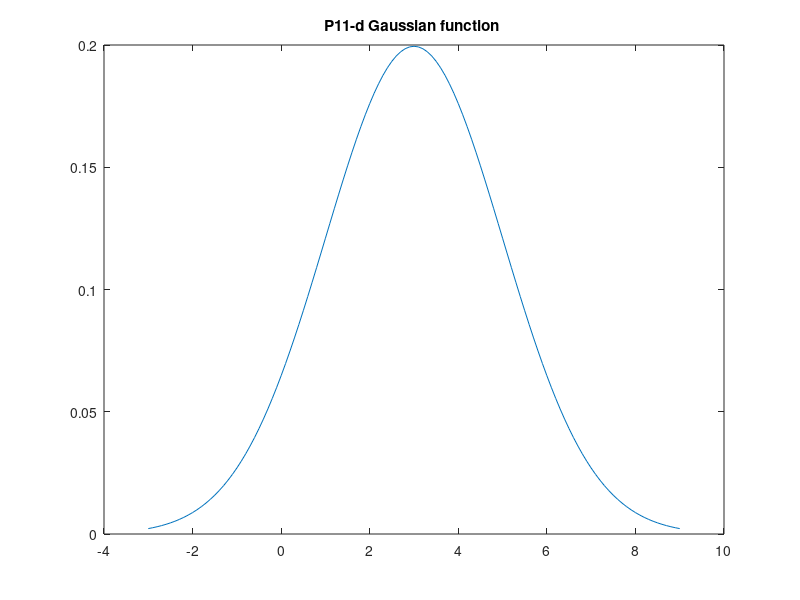
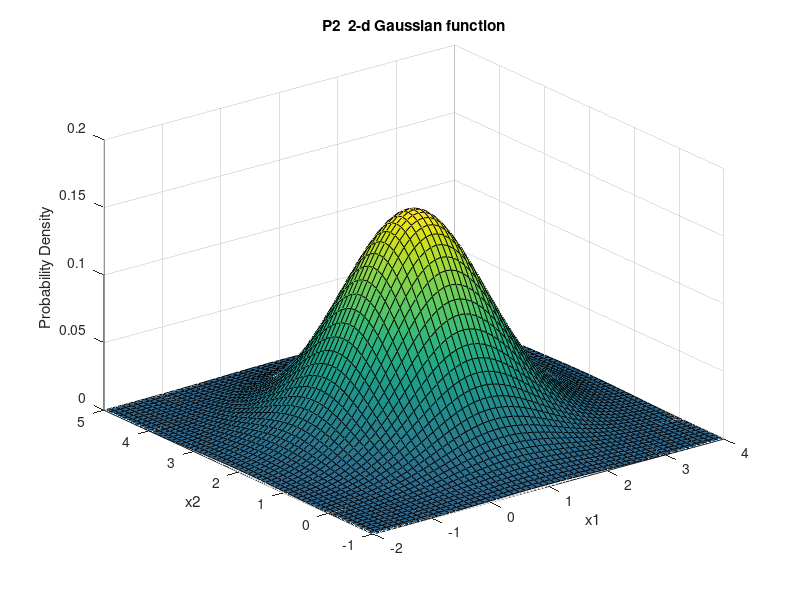

Source code (MATLAB) for these figures, in order: (Note: this script raises an error after producing the figures.)
% HW1 p1

x = [-3:.1:9]; % range
norm = normpdf(x,3,2); % range, avg, stddev
figure;
plot(x,norm);
title('P11-d Gaussian function ');

% HW1 p2
figure;
mu = [1 2];
Sigma = [1 0; 0 1]; % covariance
x1 = -2:.1:4; x2 = -1:.1:5; % (min, step , max)
[X1,X2] = meshgrid(x1,x2); 
F = mvnpdf([X1(:) X2(:)],mu,Sigma);
F = reshape(F,length(x2),length(x1));
surf(x1,x2,F);
caxis([min(F(:))-.5*range(F(:)),max(F(:))]);
axis([-2 4 -1 5 0 .2]);
xlabel('x1'); ylabel('x2'); zlabel('Probability Density');
title('P2  2-d Gaussian function');

% HW1 p3
rng default;
r= normrnd(0,1,10000,1); % mu, sigma, x = 100000 y = 1 (2d array)
figure;
histogram(r);
title('P3 1-d Gaussian random data');

% HW1 p4
mu = [1 2];
sigma = [3 0; 0 4];
rng default;  % For reproducibility
R = mvnrnd(mu,sigma,10000);
figure;
plot(R(:,1),R(:,2),'.');
title('P4 2-d Gaussian random data');
figure;
hist3([R(:,1),R(:,2)],'CDataMode','auto','FaceColor','interp','Ctrs', {-8:0.2:10 -10:0.2:14} );
title('P4 2-d Gaussian random data');
[n,z] = hist3([R(:,1),R(:,2)]);
%HW1 p5
figure;
contour(z{1},z{2},n);
title('P5 2-d Gaussian random data contour');

%HW1 p6
figure;
fplot(@(x) x-1)
title('P6 y=x-1');

%HW1 p7
figure;
ezplot('x^2 + y^2 - 1')
title('P7 x^2+y^2=1');

%HW1 p8
figure;
ezplot('x^2+y^2/4-1')
title('P8 x^2+y^2/4=1');

%HW1 p9
figure;
ezplot('x^2-y^2/4-1')
title('P9 x^2-y^2/4=1');

%HW1 p10
figure;
x=0:0.1:10;
y = 2*x;
plot(x,y,'.');
title('P10 2x-y=0')

%HW1 p11
figure;
x = -2:0.08:2;
py = sqrt(4-x.^2);
ny = -1* sqrt(4-x.^2);
plot([x x],[py ny],'.k');
title('P11 x^2+y^2=4');

%HW1 P12
figure;
x = -2:0.08:2;
plot(x,sqrt(1-x.^2/4),'b.');
hold on;
plot(x,-1*sqrt(1-x.^2/4),'b.');
hold off;
title('P12 x^2/4+y^2=1');

%HW1 P13
figure;
x = -1:0.02:1;
y = 1./x;
plot(x,y,'b.');
title('P13 xy = 1');

%HW1 P14
figure;
i = 0:1:96;
theta = i.*pi/16;
r = 6.5*(104-i)/104;
plot(r.*sin(theta),r.*cos(theta),'ro');
hold on;
plot(-1*r.*sin(theta),-1*r.*cos(theta),'b*');
hold off;
title('P14');

%HW1 P15
figure;
x = [0 0 1 1 0 1 1 0];
y = [1 0 0 0 0 1 1 1];
z = [1 0 0 1 1 0 1 0];
classes = [1 2 2 2 1 2 1 1];
plot3(x(classes == 1),y(classes==1),z(classes==1),'bo');
hold on;
plot3(x(classes == 2),y(classes==2),z(classes==2),'rx');
grid on;
hold on;
x = 0:1:1;
y = 0:1:1;
[X,Y] = meshgrid(x,y);
Z = X - Y + 0.5;
surf(X,Y,Z)
hold off;

%HW1 P16
figure;
b_cen = [0,0];
b_l_radius = 10;
b_s_radius = 6;
b_theta = 1*pi*rand(1000,1)-0.5*pi;
b_r_radius = (b_l_radius - b_s_radius)*rand(1000,1) + b_s_radius;
b_x = b_r_radius.*sin(b_theta)+b_cen(1);
b_y = b_r_radius.*cos(b_theta)+b_cen(2);
plot(b_x,b_y,'b.')
hold on;
r_cen = [9,0];
r_l_radius = 10;
r_s_radius = 6;
r_theta = 1*pi*rand(1000,1)+0.5*pi;
r_r_radius = (r_l_radius - r_s_radius)*rand(1000,1) + r_s_radius;
r_x = r_r_radius.*sin(r_theta)+r_cen(1);
r_y = r_r_radius.*cos(r_theta)+r_cen(2);
plot(r_x,r_y,'r.')
title('P16 2 moon')
%HW1 P17
x=0:0.01:pi;
for i = 1:5
    y_plot=sin(x*pi*i);
    plot(x,y_plot,'.k');
    axis([0,pi,-1.2,1.2]);
    title(strcat('P17 T/',num2str(i)))
    pause(5);
end


